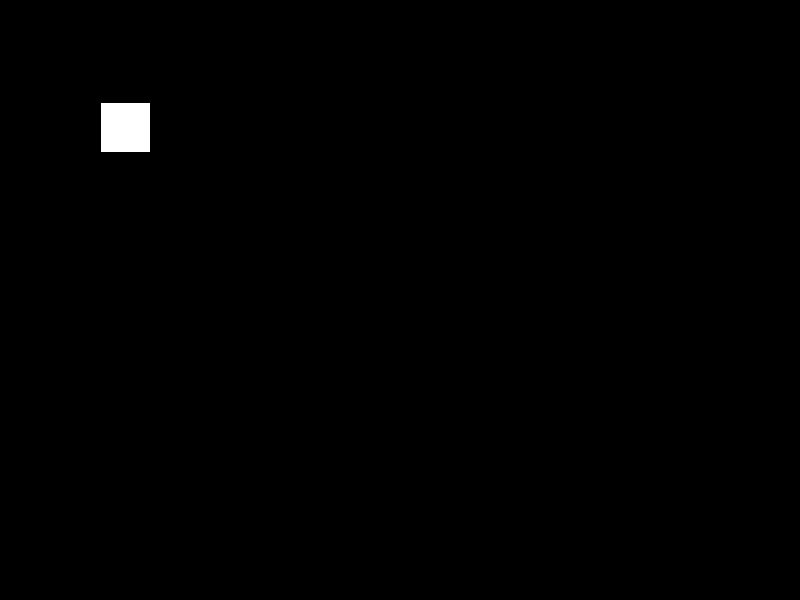
Frame 1 (no input)
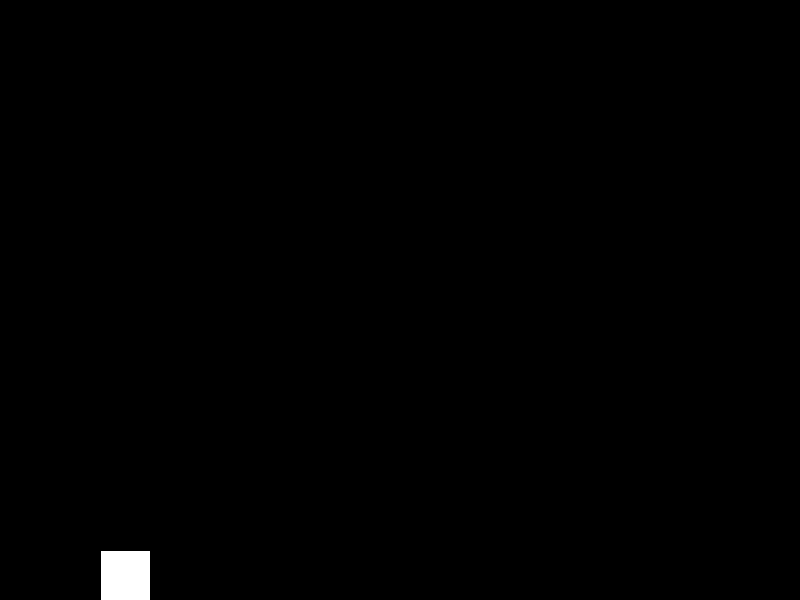
Frame 60 (the mouse pressed at the canvas centre just before this capture)
Frame 120 (the mouse held since frame 60 and released just before this capture): identical to frame 60, image omitted

The Processing sketch that drew these frames (run headless with seeded random() and noise(); from frame 60 on, the mouse is pressed at the canvas centre):

// Processing sketch: Jumping
// ── Jumping.pde
// player position
float x;
float y;
// player direction
float dx;
float dy;
// player speed
float speed;

float gravity;

// keys
boolean right;
boolean left;
boolean jump;
boolean isJumping;

void setup(){
  size(800,600);
  
  // sets initial player positions
  x = 100;
  y = 100;
  // sets player movement to none
  dx = 0;
  dy = 0;
  // sets how fast the player moves and gravity value
  // bigger gravity = fall faster
  speed = 3;
  gravity = 2;
  
  // used to link keys to actions
  // when these are true -> player does action
  right = false;
  left = false;
  jump = false;
  
  // is the player currently in the air?
  isJumping = false;
}

void draw(){
  // black background
  background(0);
  
  // left/right movement control
  if(right){
    dx = 1;
  }else if(left){
    dx = -1;
  }else{
    dx = 0;
  }
  // move the player
  x = x + dx*speed;
  
  // gravity changing y movement
  dy = dy + gravity;
  // move y
  y = y + dy;
  
  // check if player is touching the bottom
  // standing on floor
  if(y + 50 > height){
    y = height - 50; // put me on the floor
    dy = 0; // no y change anymore
    isJumping = false; // no longer jumping
  }
  
  // if pressing jump and not already jumping
  if(jump && !isJumping){
    isJumping = true; // I'm jumping!
    dy = -30;
  }
  
  // draw the player
  fill(255);
  rect(x,y,50,50); // player
  
}

// this method runs any time a key is pressed
// we use it to set variables that we use in draw
void keyPressed(){
  // tell the computer which keys we are pressing
  // we named the variables after the actions
  if(key == 'd'){ // move right if d is pressed
    right = true;
  }else if(key == 'a'){ // move left if a is pressed
    left = true;
  }else if(key == ' '){ // jump if space is pressed
    jump = true;
  }
}

// this method runs when a key is released
// we use it to unset variables used in draw
void keyReleased(){
  if(key == 'd'){ // not pressing right anymore
    right = false;
  }else if(key == 'a'){ // not pressing left anymore
    left = false;
  }else if(key == ' '){ // not pressing jump anymore
    jump = false;
  }
}
